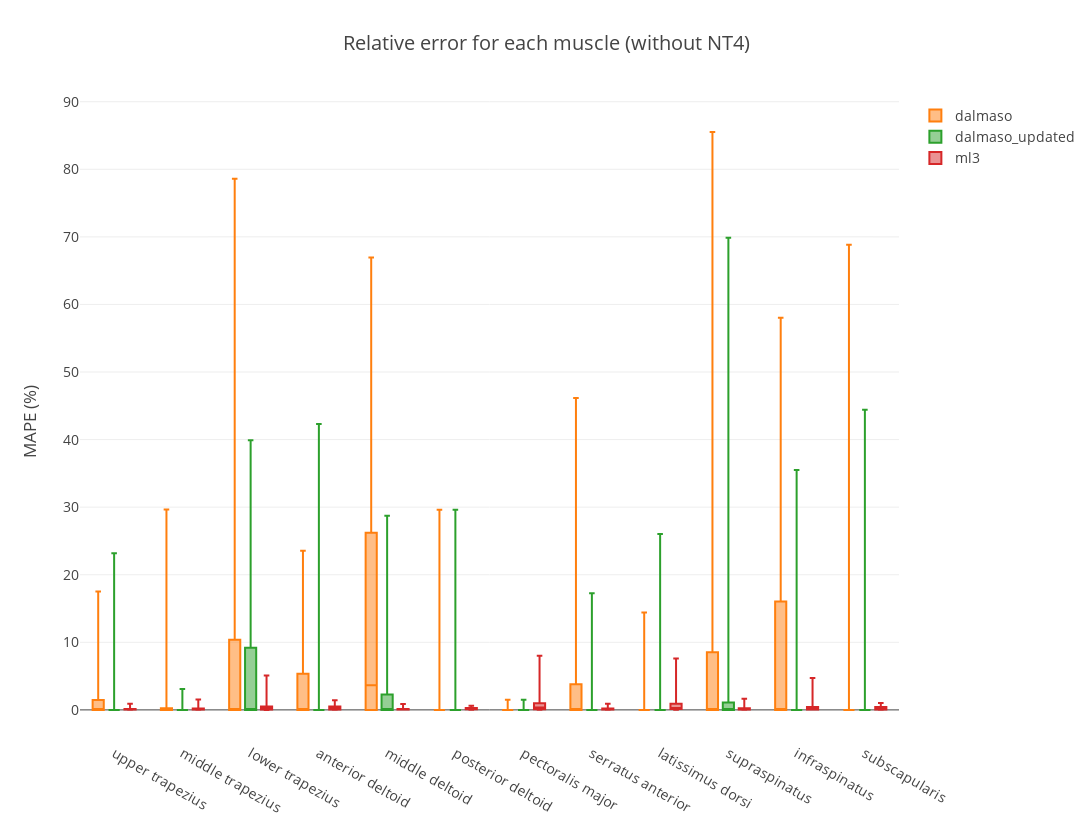

The code cell stored with this chart in its notebook:
### Markdown cell above
### 8.2.1. Without NT4

### Code cell
error_box_without_nt4 = mvc.plot.compare_methods(
    stats,
    descriptions,
    included_muscle=np.arange(12),
    included_methods=[1, 2, 3],
    title='Relative error for each muscle (without NT4)',
    ytitle='MAPE (%)')
py.iplot(error_box_without_nt4, filename='mvc/error_box_without_nt4')

### Figure 1 — Plotly figure (JSON) as saved in the notebook; plotly's stock layout.template omitted (floating-point values rounded to 4 significant figures; data arrays with more than 128 entries replaced by an {"elided": "..."} marker saying what was removed)
{"data": [{"boxpoints": false, "marker": {"color": "#ff7f0e"}, "name": "dalmaso", "type": "box", "x": {"elided": "344 str values"}, "y": {"elided": "344 float values"}}, {"boxpoints": false, "marker": {"color": "#2ca02c"}, "name": "dalmaso_updated", "type": "box", "x": {"elided": "344 str values"}, "y": {"elided": "344 float values"}}, {"boxpoints": false, "marker": {"color": "#d62728"}, "name": "ml3", "type": "box", "x": {"elided": "344 str values"}, "y": {"elided": "344 float values"}}], "layout": {"boxmode": "group", "font": {"size": 14}, "height": 822, "hovermode": "closest", "title": "Relative error for each muscle (without NT4)", "width": 1096, "yaxis": {"title": "MAPE (%)"}}}
